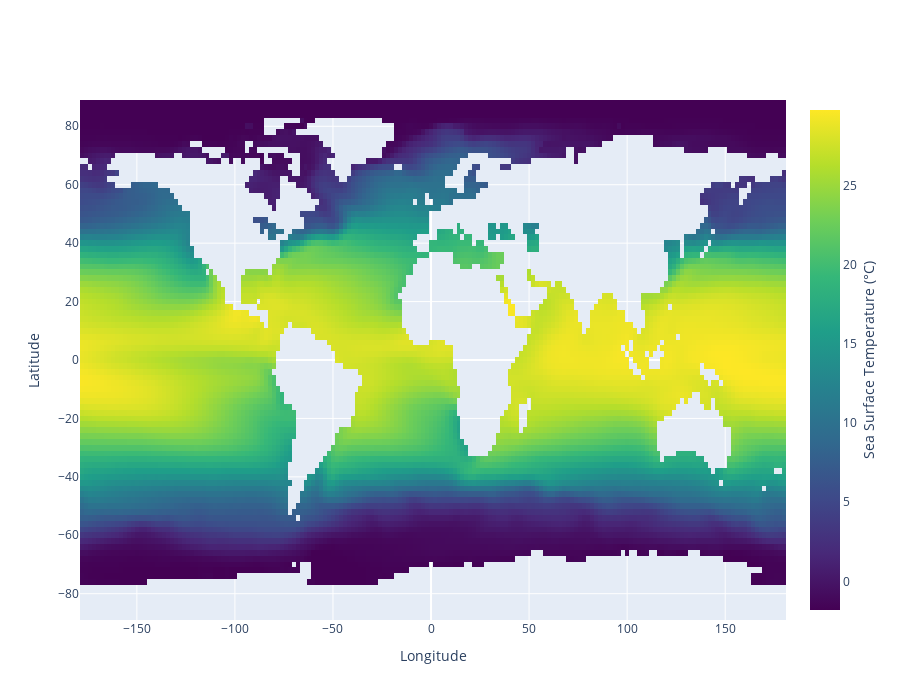

Write notebook code for a chart like this one.
### Code cell
fig = go.Figure(data=go.Heatmap(
    z=sst_climatology['sst'],
    x=sst_climatology['lon'],
    y=sst_climatology['lat'],
    colorscale='viridis',
    colorbar=dict(
        title=dict(
            text='Sea Surface Temperature (°C)',
            side='right'
        )
    )
))
fig.update_layout(xaxis_title='Longitude', yaxis_title='Latitude', width = 900, height=700)
fig.show()

### Figure 1 — Plotly figure (JSON) as saved in the notebook; plotly's stock layout.template omitted (floating-point values rounded to 4 significant figures; data arrays with more than 128 entries replaced by an {"elided": "..."} marker saying what was removed)
{"data": [{"colorbar": {"title": {"side": "right", "text": "Sea Surface Temperature (°C)"}}, "colorscale": [[0, "#440154"], [0.1111, "#482878"], [0.2222, "#3e4989"], [0.3333, "#31688e"], [0.4444, "#26828e"], [0.5556, "#1f9e89"], [0.6667, "#35b779"], [0.7778, "#6ece58"], [0.8889, "#b5de2b"], [1, "#fde725"]], "type": "heatmap", "x": {"elided": "180 int values"}, "y": [88, 86, 84, 82, 80, 78, 76, 74, 72, 70, 68, 66, 64, 62, 60, 58, 56, 54, 52, 50, 48, 46, 44, 42, 40, 38, 36, 34, 32, 30, 28, 26, 24, 22, 20, 18, 16, 14, 12, 10, 8, 6, 4, 2, 0, -2, -4, -6, -8, -10, -12, -14, -16, -18, -20, -22, -24, -26, -28, -30, -32, -34, -36, -38, -40, -42, -44, -46, -48, -50, -52, -54, -56, -58, -60, -62, -64, -66, -68, -70, -72, -74, -76, -78, -80, -82, -84, -86, -88], "z": {"elided": "89x180 float values"}}], "layout": {"height": 700, "width": 900, "xaxis": {"title": {"text": "Longitude"}}, "yaxis": {"title": {"text": "Latitude"}}}}
